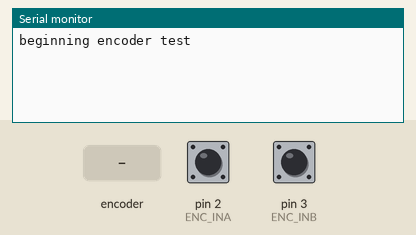
Recording of a sketch running on a simulated Arduino Uno, built with avr-gcc and run on an emulated ATmega328P. Parts: the last lines printed to the serial monitor. Inputs (shaded band) come from the test bench; at power-on: pin 2 (ENC_INA) HIGH, pin 3 (ENC_INB) HIGH.

Above: at 1.2 s.
1.3 s: rotary encoder on pin 2 (ENC_INA) / pin 3 (ENC_INB) turned 1 step (first pin leading)
At 3.0 s:
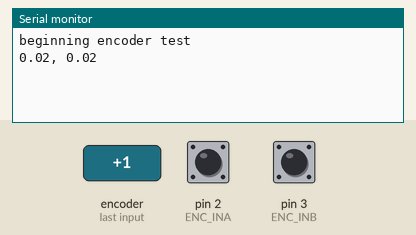
3.5 s: rotary encoder on pin 2 (ENC_INA) / pin 3 (ENC_INB) turned 3 steps (first pin leading)
At 4.6 s:
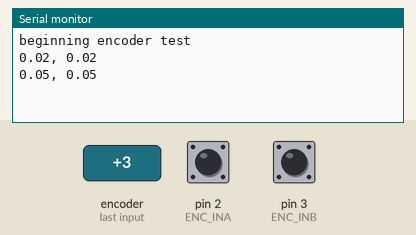

Measured:
- after the input at 1.3 s, the serial monitor: prints a new line after 0.70 s (image 1)
- after the input at 3.5 s, the serial monitor: prints a new line after 0.51 s (image 2)

The sketch:

rotary_encoder_test_dual.ino
```cpp
/*******************************
gives omega of enccoder, irrespective of direction
*******************************/

// pulses per rev of encoder
#define ENC_REV_COUNT 360

// encoder outout A to arduino
#define ENC_INA 2
#define ENC_INB 3
// encoder pulse count

volatile float encoder_count_0 = 0;
volatile float encoder_count_1 = 0;

// interval for measurements
float interval = 1000;

// time tracking
long previousMillis = 0;
long currentMillis = 0;

// motor omega
float omega_0 = 0;
float omega_1 = 0;

void setup() {
//    Serial.begin(9600);
    Serial.begin(38400);
    Serial.println("beginning encoder test");

    // set encoder pin as input
    pinMode(ENC_INA, INPUT_PULLUP);
    pinMode(ENC_INB, INPUT_PULLUP);

    // attach interrupt for reading encoder
    attachInterrupt(digitalPinToInterrupt(ENC_INA), updateEncoder_0, RISING);
    attachInterrupt(digitalPinToInterrupt(ENC_INB), updateEncoder_1, RISING);

    // set initial time
    previousMillis = millis();

}

void loop() {
    currentMillis = millis();
    if (currentMillis - previousMillis > interval) {
        previousMillis = currentMillis;

        // calc omega
        omega_0 = encoder_count_0/interval*1000/ENC_REV_COUNT*2*3.14159;
        omega_1 = encoder_count_1/interval*1000/ENC_REV_COUNT*2*3.14159;
        // update displace when motor is spinning
        if ((omega_0 > 0) || (omega_1 > 0)) {
            Serial.print(omega_0);
            Serial.print(", ");
            Serial.println(omega_1);
        }

        // reset encoder count
        encoder_count_0 = 0;
        encoder_count_1 = 0;
    }
}

void updateEncoder_0() {
    encoder_count_0 ++;
}


void updateEncoder_1() {
    encoder_count_1 ++;
}
```
